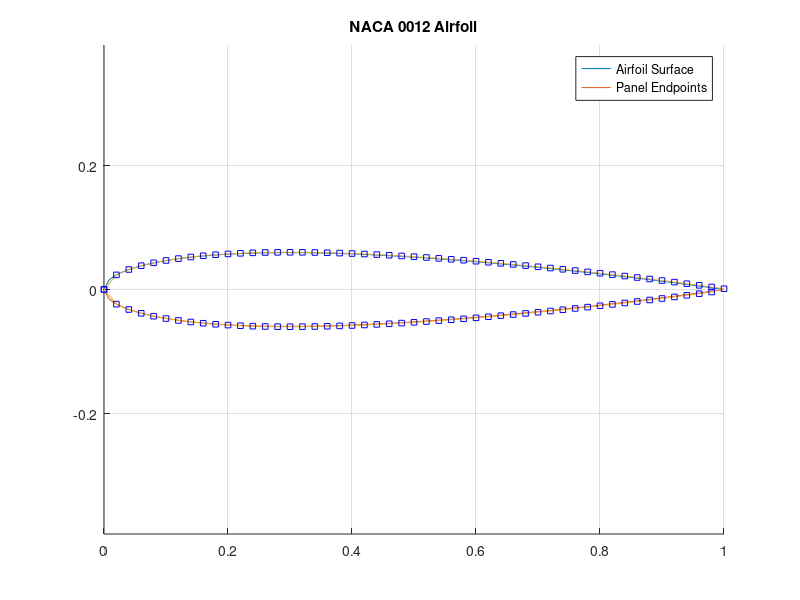
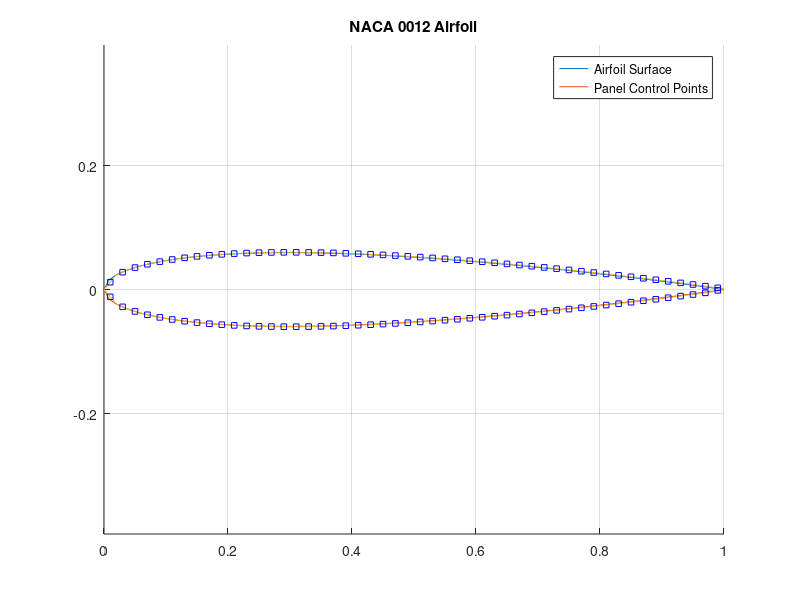
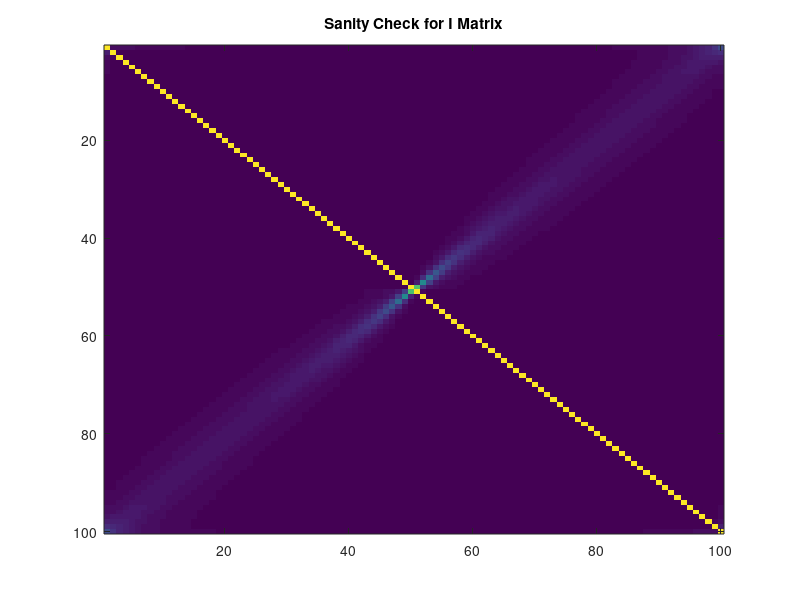
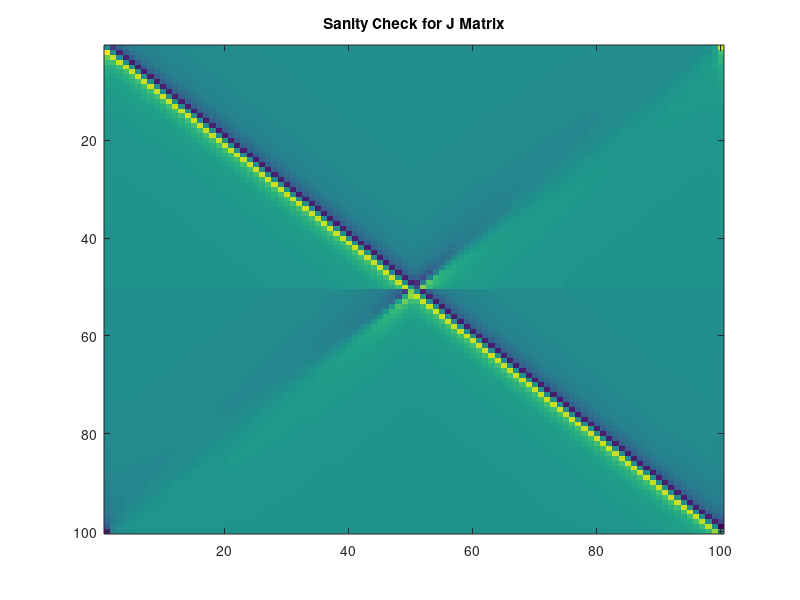

MATLAB code to generate these figures, in order:
%% Zach Freyman - AEE342 Project 2
% Source Panel Method for NACA 0012 Airfoil

%% Initialization of key symbols and variables
close all;
clear


%% Generating Airfoil Plot
% Equations sourced from https://turbmodels.larc.nasa.gov/naca0012_val.html

% Analytical Solution of Airfoil Shape (Independent of panel count)
n = 250;
x1 = linspace(0, 1, n/2);
y_upper = 0.594689181.*(0.298222773 .* sqrt(x1) - 0.127125232.* x1 - 0.357907906 .* x1.^2 + 0.291984971 .* x1.^3 - 0.105174606 .* x1.^4);
y_lower = -0.594689181.*(0.298222773 .* sqrt(x1) - 0.127125232.* x1 - 0.357907906 .* x1.^2 + 0.291984971 .* x1.^3 - 0.105174606 .* x1.^4);

% Primary Simulation Settings
p = 100; % Chosen number of panels
alpha = 0; % Adding the option for an angle of attack in degrees
V_inf = 1; % Freestream velocity in m/s
thickness = 0.12; % NACA 4 Digit Airfoil Thickness

x = 0:2/p:1; % This array will be used again later for panel location hence the setup using panel number
f = 5 * thickness * (0.2969 .* sqrt(x) - 0.126 .* x - 0.3516 .* x.^2 + 0.2843 .* x.^3 - 0.1015 .* x.^4);
Y = zeros(p, 1);
X = linspace(0, 1, p/2);

for i = 1:p + 1
    if i<= 0.5 * p + 1
        Y(i) = f(i);
        X(i) = x(i);
    else
        Y(i) = -1 .* f(p + 2 - i);
        X(i) = x(p + 2 - i);
    end
end

% Plotting Airfoil with Panel Endpoints
figure(1)
hold on
plot(x1, y_upper)
plot(x1, y_lower)
plot(X, Y)
plot(X, Y, 'bs', 'MarkerSize', 4)
grid on
axis equal
hold off
title('NACA 0012 Airfoil')
legend('Airfoil Surface','Panel Endpoints')

%% Setting up control points and establishing panel lengths
dx = zeros(p, 1);
dy = zeros(p, 1);
Xc = zeros(p, 1);
Yc = zeros(p, 1);
Length = zeros(p, 1);
phi = zeros(p, 1);
beta = zeros(p, 1);

for i = 1:p
    dx(i) = X(i+1) - X(i);
    dy(i) = Y(i+1) - Y(i);
    Xc(i) = X(i) + 0.5 * dx(i);
    Yc(i) = Y(i) + 0.5 * dy(i);
    Length(i) = sqrt(dx(i).^2 + dy(i).^2);
    phi(i) = atan2(dy(i), dx(i));
    beta(i) = phi(i) + pi/2 - alpha;
end

% Plotting Airfoil with Panel Control Points
figure(2)
hold on
plot(x1, y_upper)
plot(x1, y_lower)
plot(X, Y)
plot(Xc, Yc, 'bs', 'MarkerSize', 4)
grid on
axis equal
hold off
title('NACA 0012 Airfoil')
legend('Airfoil Surface','Panel Control Points')

%% Creating Influence Coefficient Matrix (I)
% Setting up coefficents and Matrices
I = zeros(p);
J = zeros(p);
A = zeros(p);
B = zeros(p);
C = zeros(p);
D = zeros(p);
E = zeros(p);

for i = 1:p
    for j = 1:p
        A(i,j) = -1 * (Xc(i) - X(j)) * cos(phi(j)) - (Yc(i) - Y(j)) * sin(phi(j));
        B(i,j) = (Xc(i) - X(j))^2 + (Yc(i) - Y(j))^2;
        C(i,j) = sin(phi(i) - phi(j));
        D(i,j) = (Yc(i) - Y(j)) * cos(phi(i)) - (Xc(i) - X(j)) * sin(phi(i));
        E(i,j) = (Xc(i) - X(j)) * sin(phi(j)) - (Yc(i) - Y(j)) * cos(phi(j));
        if i == j
            I(i,j) = ((1)/(2*pi))*pi;
        else
            I(i,j) = ((1)/(2*pi))*((C(i,j)/2)*log((Length(j)^2 + 2 * A(i,j) * Length(j) + B(i,j))/(B(i,j))) + ((D(i,j) - A(i,j) * C(i,j))/(E(i,j))) * (atan((Length(j) + A(i,j))/(E(i,j))) - atan(A(i,j)/E(i,j))));
        end
    end
end

%% Solving for Source Strengths
n_vector = -1 * V_inf .* cos(beta);
t_vector = V_inf .* sin(beta);

lambda = mldivide(n_vector, I);

%% Creating Influence Coefficient Matrix (J)

for i = 1:p
    for j = 1:p
        if i == j
            J(i,j) = 0;
        else
            J(i,j) = (D(i,j) - A(i,j) * C(i,j))/(2 * E(i,j)) * log((Length(j)^2 + 2 * A(i,j) * Length(j) + B(i,j)) / (B(i,j))) - C(i,j) * (atan((Length(j) + A(i,j)) / (E(i,j))) - atan((A(i,j))/(E(i,j))));
        end

    end
end

V_tan = J * lambda(:) + t_vector;

Cp = 1 - (V_tan/V_inf).^2;

mass_flux = 0;
for i = 1:p
    mass_flux = mass_flux + lambda(i) * Length(j); 
end

disp(mass_flux)
%% Plotting

% Sanity Checks for Matrices
figure(3)
imagesc(I)
title('Sanity Check for I Matrix')
figure(4)
imagesc(J)
title('Sanity Check for J Matrix')

% Chord vs. Source Strength
figure(5)
plot(Xc, lambda)
title('Chord vs. Source Strength (Lambda)')
xlabel('X/c')
ylabel('Lambda')

% Chord vs. Coefficient of Pressure
figure(6)
plot(Xc, Cp)
set(gca, "YDir", "reverse")
title('Chord vs. Coefficient of Pressure Cp')
xlabel('X/c')
ylabel('Coefficient of Pressure')

